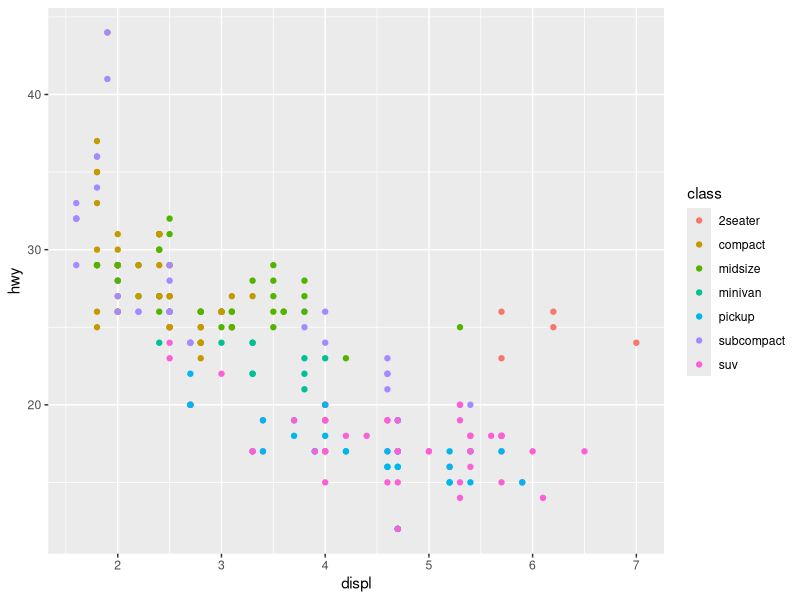
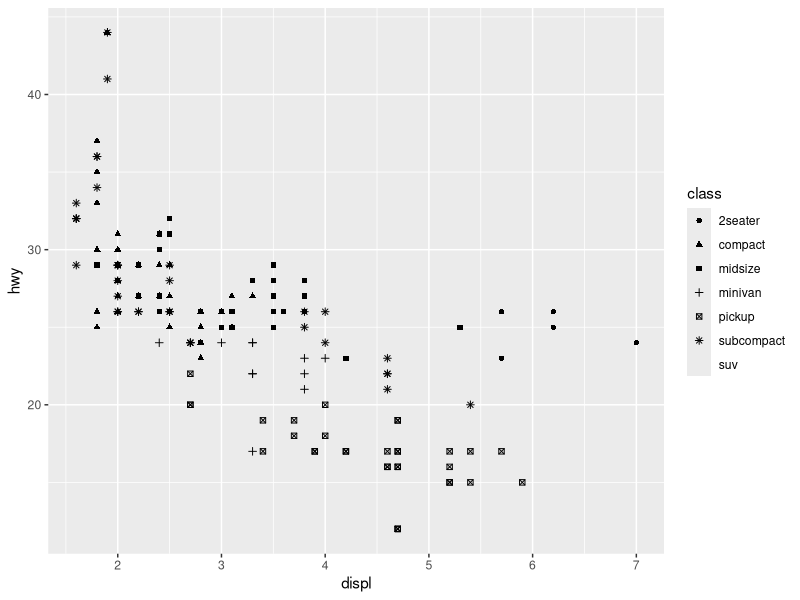
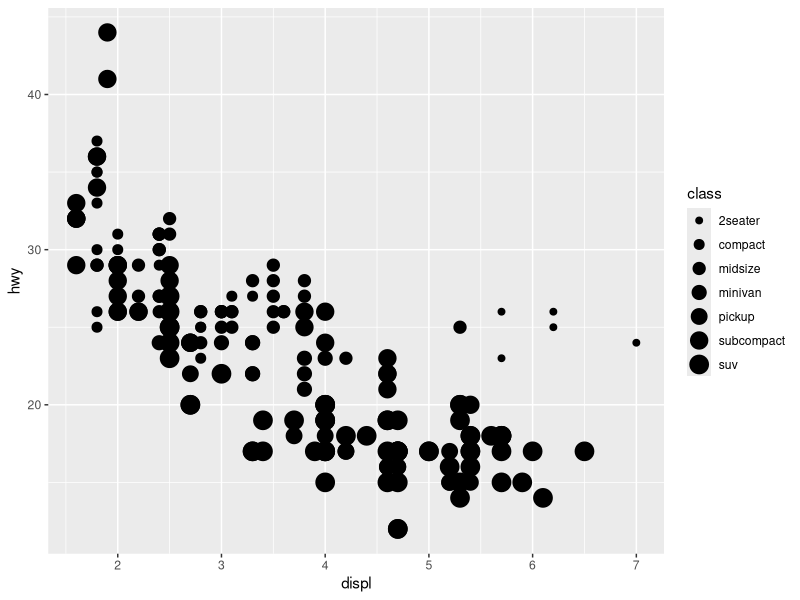
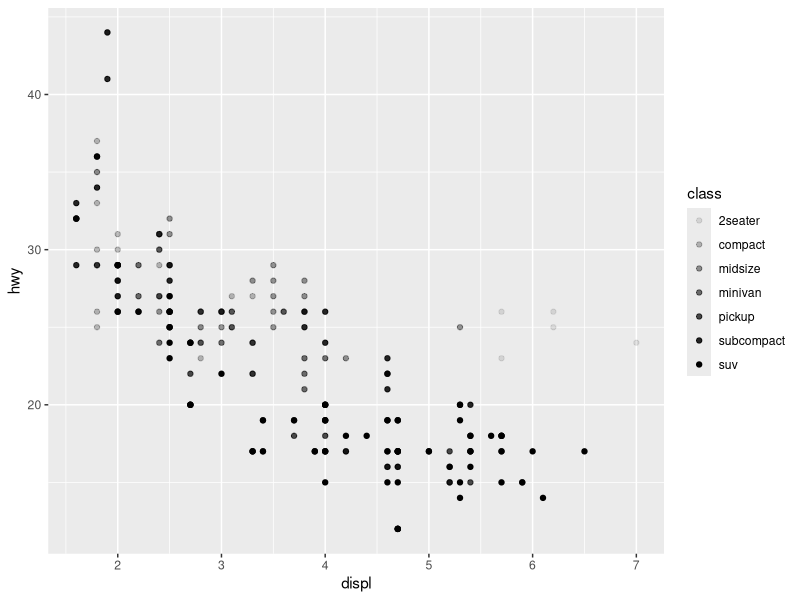
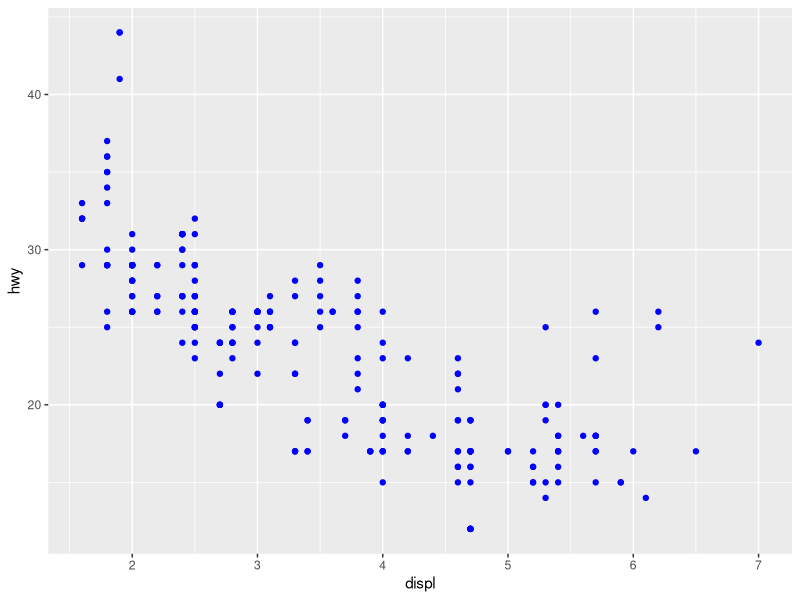
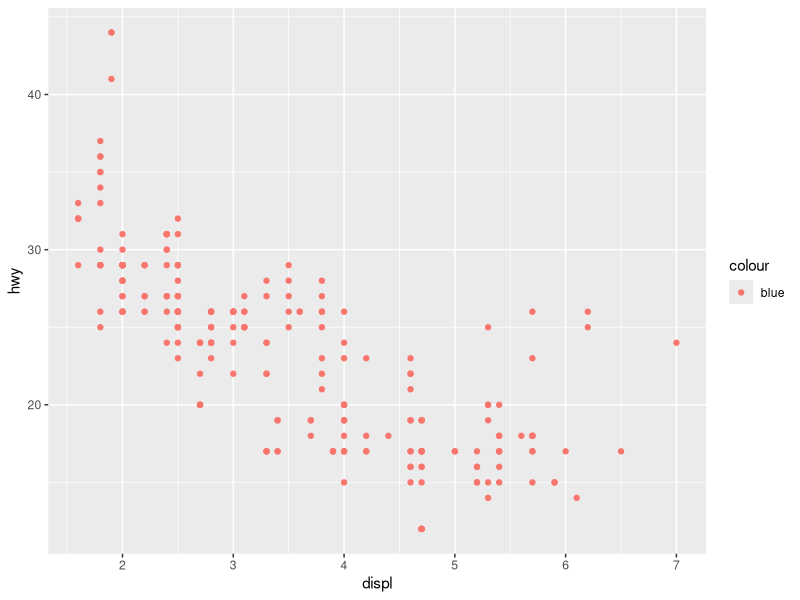
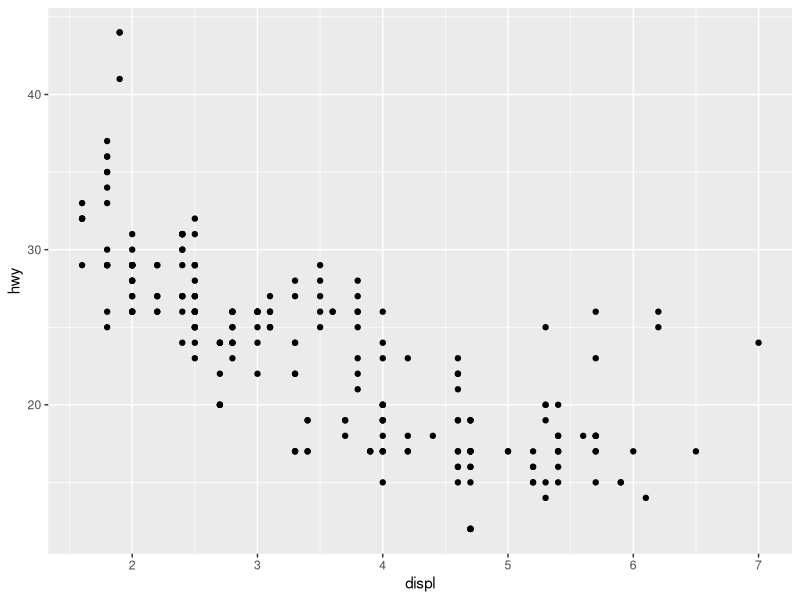
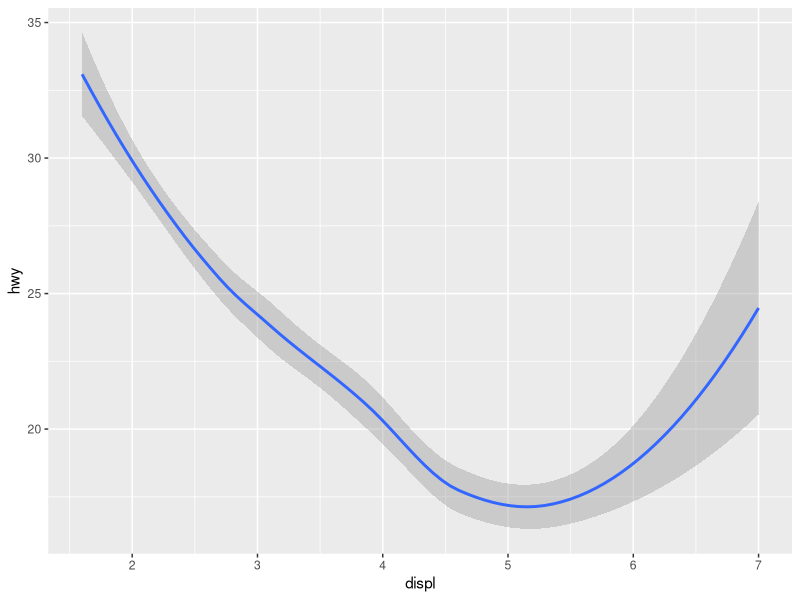

R code for these plots, in order:
## ---- chunk 1
library(tidyverse)
## ---- chunk 2
# Left
ggplot(mpg, aes(x = displ, y = hwy, color = class)) +
  geom_point()

# Right
ggplot(mpg, aes(x = displ, y = hwy, shape = class)) +
  geom_point()
## ---- chunk 3
# Left
ggplot(mpg, aes(x = displ, y = hwy, size = class)) +
  geom_point()

# Right
ggplot(mpg, aes(x = displ, y = hwy, alpha = class)) +
  geom_point()
## ---- chunk 4
ggplot(mpg, aes(x = displ, y = hwy)) + 
  geom_point(color = "blue")
## ---- chunk 5
ggplot(mpg) + 
  geom_point(aes(x = displ, y = hwy, color = "blue"))
## ---- chunk 6
ggplot(mpg, aes(x = displ, y = hwy)) + 
  geom_point()

ggplot(mpg, aes(x = displ, y = hwy)) + 
  geom_smooth()
## ---- chunk 7
ggplot(mpg, aes(x = displ, y = hwy, shape = drv)) + 
  geom_smooth()

ggplot(mpg, aes(x = displ, y = hwy, linetype = drv)) + 
  geom_smooth()
## ---- chunk 8
ggplot(mpg, aes(x = displ, y = hwy, color = drv)) + 
  geom_point() +
  geom_smooth(aes(linetype = drv))
## ---- chunk 9
ggplot(mpg, aes(x = displ, y = hwy)) +
  geom_smooth()

ggplot(mpg, aes(x = displ, y = hwy)) +
  geom_smooth(aes(group = drv))

ggplot(mpg, aes(x = displ, y = hwy)) +
  geom_smooth(aes(color = drv), show.legend = FALSE)
## ---- chunk 10
ggplot(mpg, aes(x = displ, y = hwy)) + 
  geom_point(aes(color = class)) + 
  geom_smooth()
## ---- chunk 11
ggplot(mpg, aes(x = displ, y = hwy)) + 
  geom_point() + 
  geom_point(
    data = mpg |> filter(class == "2seater"), 
    color = "red"
  ) +
  geom_point(
    data = mpg |> filter(class == "2seater"), 
    shape = "circle open", size = 3, color = "red"
  )
## ---- chunk 12
ggplot(mpg, aes(x = hwy)) +
  geom_histogram(binwidth = 2)

ggplot(mpg, aes(x = hwy)) +
  geom_density()

ggplot(mpg, aes(x = hwy)) +
  geom_boxplot()
## ---- chunk 13
library(ggridges)

ggplot(mpg, aes(x = hwy, y = drv, fill = drv, color = drv)) +
  geom_density_ridges(alpha = 0.5, show.legend = FALSE)
## ---- chunk 14
ggplot(mpg, aes(x = displ, y = hwy)) +
  geom_smooth(aes(color = drv), show.legend = FALSE)
## ---- chunk 15
ggplot(mpg, aes(x = displ, y = hwy)) + 
  geom_point() + 
  facet_wrap(~cyl)
## ---- chunk 16
ggplot(mpg, aes(x = displ, y = hwy)) + 
  geom_point() + 
  facet_grid(drv ~ cyl)
## ---- chunk 17
ggplot(mpg, aes(x = displ, y = hwy)) + 
  geom_point() + 
  facet_grid(drv ~ cyl, scales = "free")
## ---- chunk 18
ggplot(mpg) + 
  geom_point(aes(x = drv, y = cyl))
## ---- chunk 19
ggplot(mpg) + 
  geom_point(aes(x = displ, y = hwy)) +
  facet_grid(drv ~ .)

ggplot(mpg) + 
  geom_point(aes(x = displ, y = hwy)) +
  facet_grid(. ~ cyl)
## ---- chunk 20
ggplot(mpg) + 
  geom_point(aes(x = displ, y = hwy)) + 
  facet_wrap(~ cyl, nrow = 2)
## ---- chunk 21
ggplot(mpg, aes(x = displ)) + 
  geom_histogram() + 
  facet_grid(drv ~ .)

ggplot(mpg, aes(x = displ)) + 
  geom_histogram() +
  facet_grid(. ~ drv)
## ---- chunk 22
ggplot(mpg) + 
  geom_point(aes(x = displ, y = hwy)) +
  facet_grid(drv ~ .)
## ---- chunk 23
ggplot(diamonds, aes(x = cut)) + 
  geom_bar()
## ---- chunk 24
diamonds |>
  count(cut) |>
  ggplot(aes(x = cut, y = n)) +
  geom_bar(stat = "identity")
## ---- chunk 25
ggplot(diamonds, aes(x = cut, y = after_stat(prop), group = 1)) + 
  geom_bar()
## ---- chunk 26
ggplot(diamonds) + 
  stat_summary(
    aes(x = cut, y = depth),
    fun.min = min,
    fun.max = max,
    fun = median
  )
## ---- chunk 27
ggplot(diamonds, aes(x = cut, y = after_stat(prop))) + 
  geom_bar()
ggplot(diamonds, aes(x = cut, fill = color, y = after_stat(prop))) + 
  geom_bar()
## ---- chunk 28
ggplot(mpg, aes(x = drv, color = drv)) + 
  geom_bar()

ggplot(mpg, aes(x = drv, fill = drv)) + 
  geom_bar()
## ---- chunk 29
ggplot(mpg, aes(x = drv, fill = class)) + 
  geom_bar()
## ---- chunk 30
ggplot(mpg, aes(x = drv, fill = class)) + 
  geom_bar(alpha = 1/5, position = "identity")

ggplot(mpg, aes(x = drv, color = class)) + 
  geom_bar(fill = NA, position = "identity")
## ---- chunk 31
ggplot(mpg, aes(x = drv, fill = class)) + 
  geom_bar(position = "fill")

ggplot(mpg, aes(x = drv, fill = class)) + 
  geom_bar(position = "dodge")
## ---- chunk 32
ggplot(mpg, aes(x = displ, y = hwy)) + 
  geom_point(position = "jitter")
## ---- chunk 33
ggplot(mpg, aes(x = cty, y = hwy)) + 
  geom_point()
## ---- chunk 34
ggplot(mpg, aes(x = displ, y = hwy)) +
  geom_point()
ggplot(mpg, aes(x = displ, y = hwy)) +
  geom_point(position = "identity")
## ---- chunk 35
nz <- map_data("nz")

ggplot(nz, aes(x = long, y = lat, group = group)) +
  geom_polygon(fill = "white", color = "black")

ggplot(nz, aes(x = long, y = lat, group = group)) +
  geom_polygon(fill = "white", color = "black") +
  coord_quickmap()
## ---- chunk 36
bar <- ggplot(data = diamonds) + 
  geom_bar(
    mapping = aes(x = clarity, fill = clarity), 
    show.legend = FALSE,
    width = 1
  ) + 
  theme(aspect.ratio = 1)

bar + coord_flip()
bar + coord_polar()
## ---- chunk 37
ggplot(data = mpg, mapping = aes(x = cty, y = hwy)) +
  geom_point() + 
  geom_abline() +
  coord_fixed()
